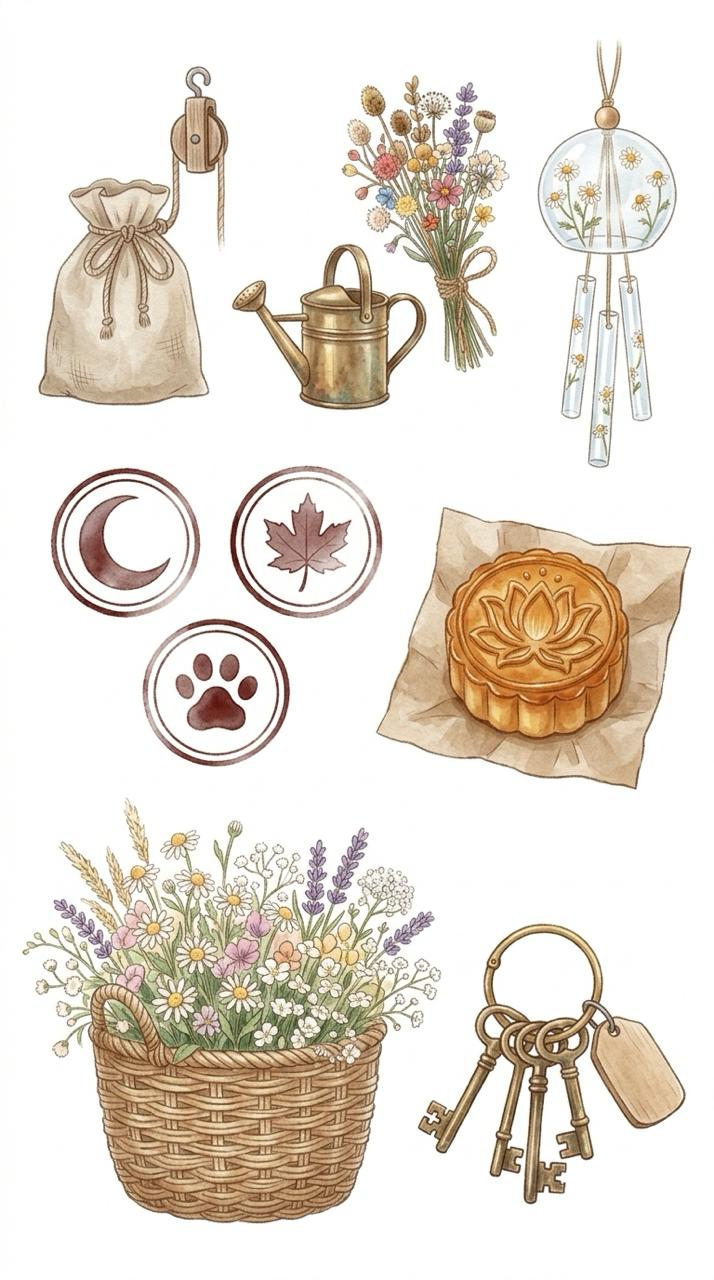
#> input picture src/sheet_florist.jpg, 714 x 1280 px, found by its file name
$ python cut_florist.py ../src/sheet_florist.jpg
#> lines starting #> are read from the running program, lines starting #| are printed output that depends on the picture; after the words box and inside, x2 and y2 are one past the last pixel; in counts of white or black regions, pixels touching at a corner belong together
"""Cut src/sheet_florist.jpg (Vi 26/11): pulley bag, watering can, dried bouquet, flower chime, 3 stamps, mooncake, flower basket, keys."""
import cv2, numpy as np, sys
from PIL import Image
G = sys.argv[1]
img = cv2.imread(f'{G}/src/sheet_florist.jpg')
#> img is the input picture: shape (1280, 714, 3); mean B, G, R 213.4, 223.3, 231.3
bg = np.median(np.concatenate([img[:5].reshape(-1, 3), img[-5:].reshape(-1, 3)]), axis=0)
#> bg = [255, 255, 255]
dist = np.linalg.norm(img.astype(float) - bg, axis=2)
near = (dist < 18).astype(np.uint8)
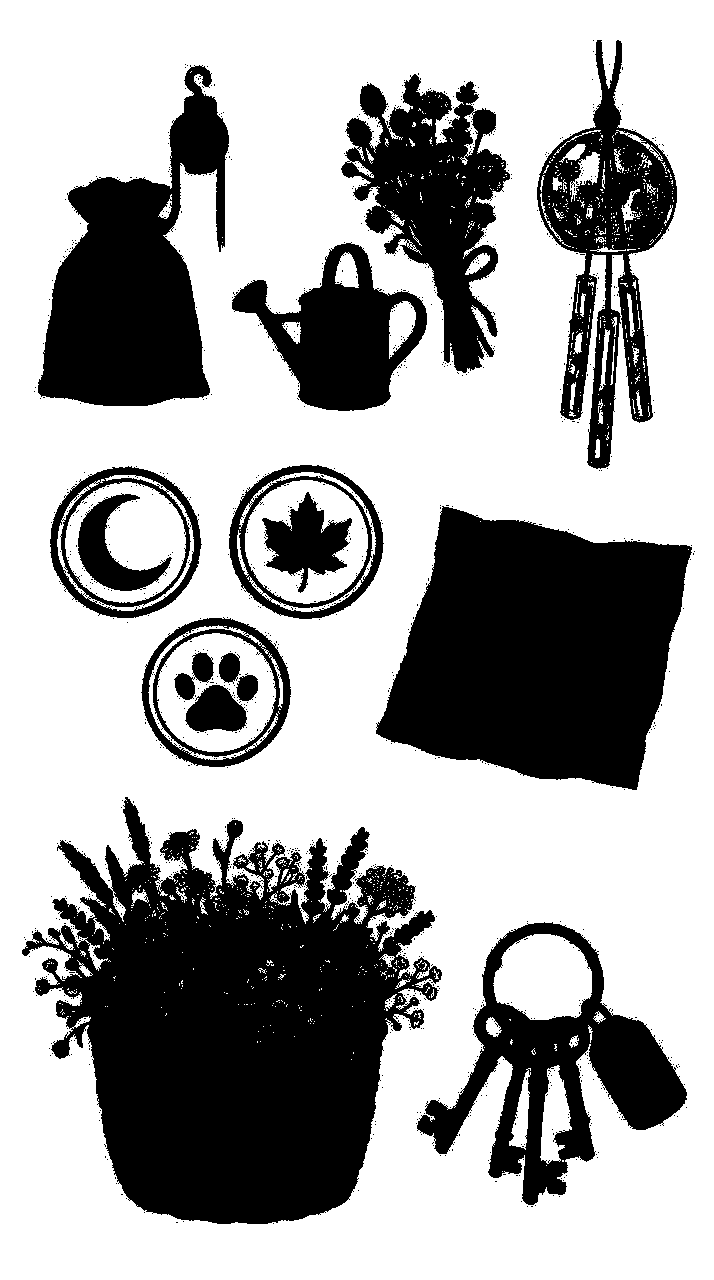
#> near: shape (1280, 714); values 0 (black) and 1 (white), 65.3% white; 1159 black regions (1143 under 20 px), largest, box (x1, y1, x2, y2) and area: (22, 797, 442, 1224) 105947, (376, 506, 692, 790) 62378, (38, 65, 229, 406) 33968
n, lab = cv2.connectedComponents(near, connectivity=4)
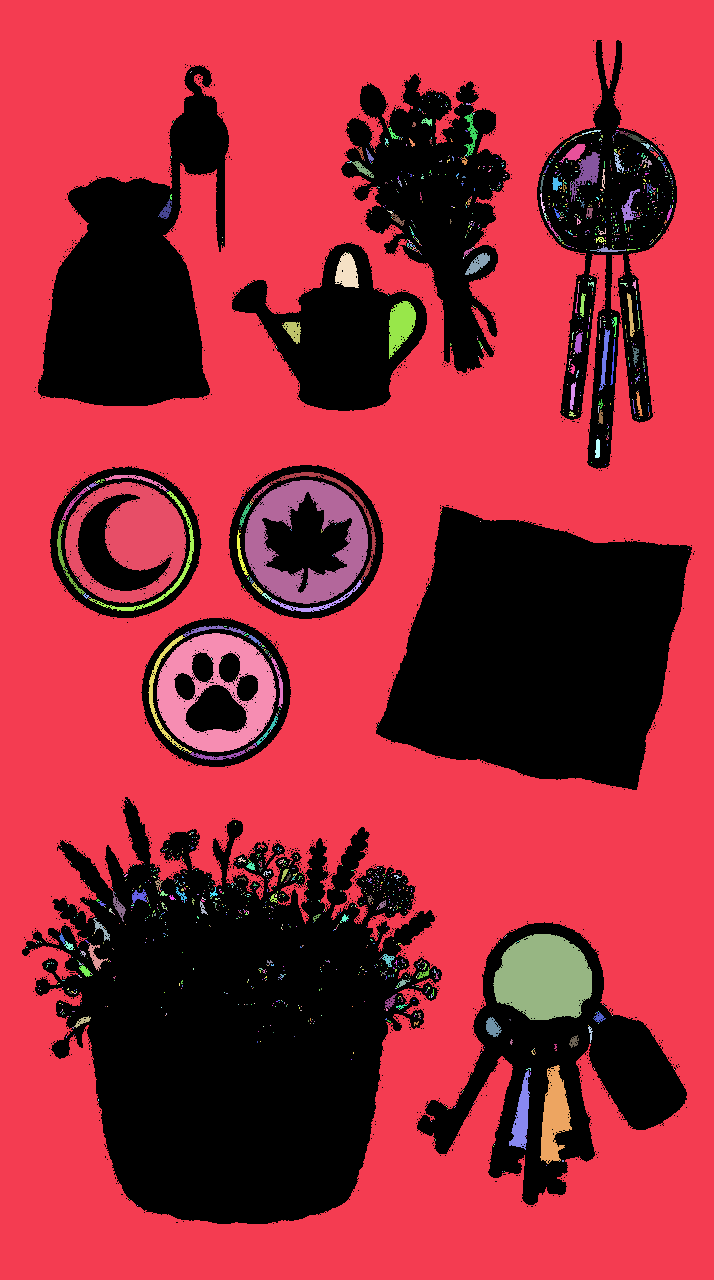
#> lab: shape (1280, 714) int32; 1704 distinct labels, from 0 to 1703; one colour per label, 0 black
#> n = 1704
border = set(np.unique(np.concatenate([lab[0], lab[-1], lab[:, 0], lab[:, -1]]))) - {0}
#> border = 1 item
fg = (~np.isin(lab, list(border))).astype(np.uint8)
#> fg: shape (1280, 714); values 0 (black) and 1 (white), 39.8% white; 805 white regions (795 under 20 px), largest, box (x1, y1, x2, y2) and area: (22, 797, 442, 1224) 108896, (376, 506, 692, 790) 62386, (417, 922, 687, 1205) 34884
fg = cv2.morphologyEx(fg, cv2.MORPH_OPEN, np.ones((3, 3), np.uint8))
#> fg: shape (1280, 714); values 0 (black) and 1 (white), 39.5% white; 11 white regions, largest, box (x1, y1, x2, y2) and area: (22, 799, 442, 1224) 108059, (376, 507, 692, 790) 62313, (417, 923, 687, 1205) 34698
edge = cv2.dilate(fg, np.ones((5, 5), np.uint8)) - cv2.erode(fg, np.ones((5, 5), np.uint8))
#> edge: shape (1280, 714); values 0 (black) and 1 (white), 7.1% white; 10 white regions, largest, box (x1, y1, x2, y2) and area: (20, 797, 444, 1226) 19962, (535, 38, 679, 470) 8476, (340, 73, 512, 375) 7875
alpha = np.where(edge > 0, fg * np.clip((dist - 6) / 30, 0, 1), fg)
grp = cv2.dilate((alpha > 0.1).astype(np.uint8), np.ones((15, 15), np.uint8))
#> grp: shape (1280, 714); values 0 (black) and 1 (white), 50.1% white; 4 black regions (2 under 20 px), largest, box (x1, y1, x2, y2) and area: (0, 0, 714, 1280) 456340, (199, 847, 208, 863) 49
n, lab, st, cent = cv2.connectedComponentsWithStats(grp)
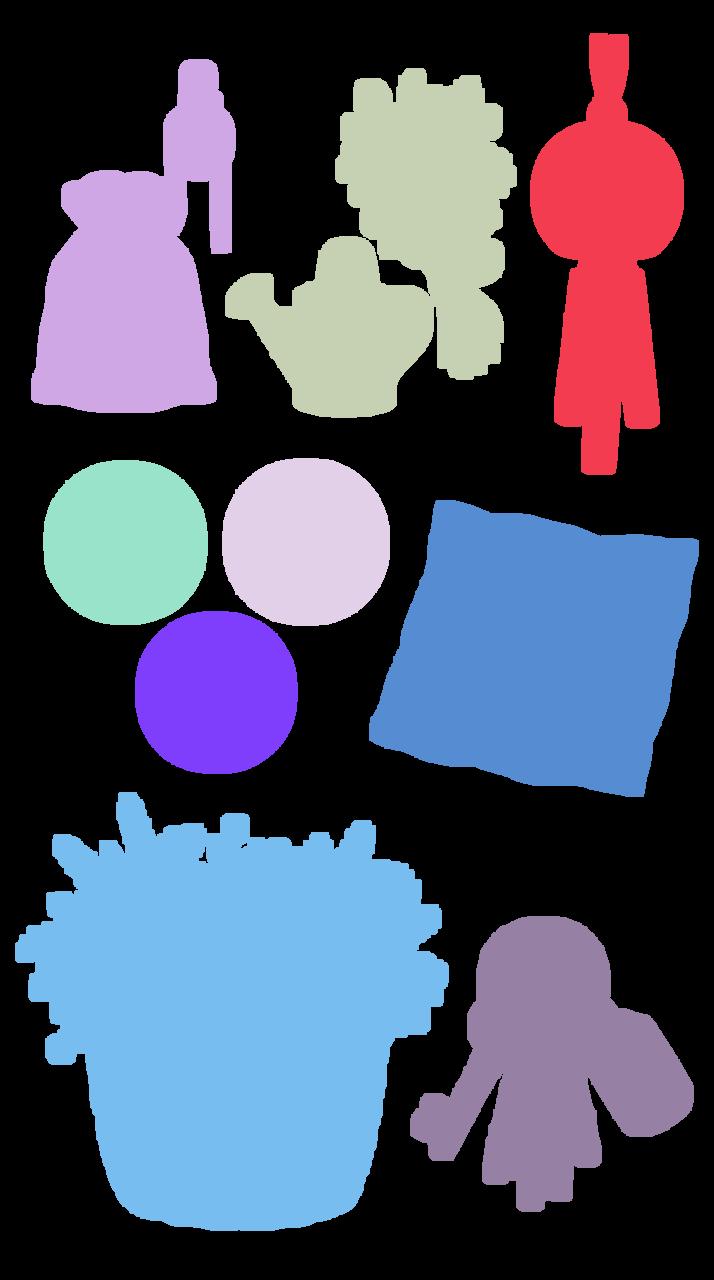
#> lab: shape (1280, 714) int32; 10 distinct labels, from 0 to 9; one colour per label, 0 black
#> n = 10; st = [[0, 0, 714, 1280, 456403], [530, 33, 154, 442, 38584], [31, 59, 205, 354, 44089], [225, 68, 292, 350, 58285], [222, 458, 168, 168, 23083], [43, 460, 165, 165, 22261], [369, 500, 330, 297, 70965], [135, 611, 163, 163, 21715], [15, 792, 434, 439, 132400], [410, 916, 284, 296, 46135]]; cent = [[359.6, 612.1], [606.3, 255.3], [139.1, 270.6], [396.6, 251.2], [305.5, 541.5], [125, 542.1], [537.6, 650], [215.8, 692], [233.4, 1011.3], [551.5, 1063.1]]
comps = [i for i in range(1, n) if st[i, cv2.CC_STAT_AREA] > 3000]
#> comps = [1, 2, 3, 4, 5, 6, 7, 8, 9]
comps.sort(key=lambda i: (int(cent[i][1] > 450) + int(cent[i][1] > 800), cent[i][0]))
print([(int(cent[i][0]), int(cent[i][1]), int(st[i, 4])) for i in comps])
#| [(139, 270, 44089), (396, 251, 58285), (606, 255, 38584), (124, 542, 22261), (215, 692, 21715), (305, 541, 23083), (537, 650, 70965), (233, 1011, 132400), (551, 1063, 46135)]
rgba = np.dstack([cv2.cvtColor(img, cv2.COLOR_BGR2RGB), (alpha * 255).astype(np.uint8)])
NAMES = ['bag', 'can', 'bouquet', 'chime_flower', 'stamp_moon', 'stamp_paw', 'stamp_leaf', 'mooncake', 'basket', 'keys']
# the watering can and the dried bouquet touch: split that blob by hand (bouquet = right of x 432 or above y 240)
yy, xx = np.mgrid[0:img.shape[0], 0:img.shape[1]]
k = comps[1]; lab[(lab == k) & ((xx >= 432) | (yy < 240) | ((yy < 265) & (xx > 385)))] = n; comps.insert(2, n)
#> after `k = comps[1]`: k = 3
#> after `lab[(lab == k) & ((xx >= 432) | (yy < 240) | (yy < 265) & (xx > 385))]`:
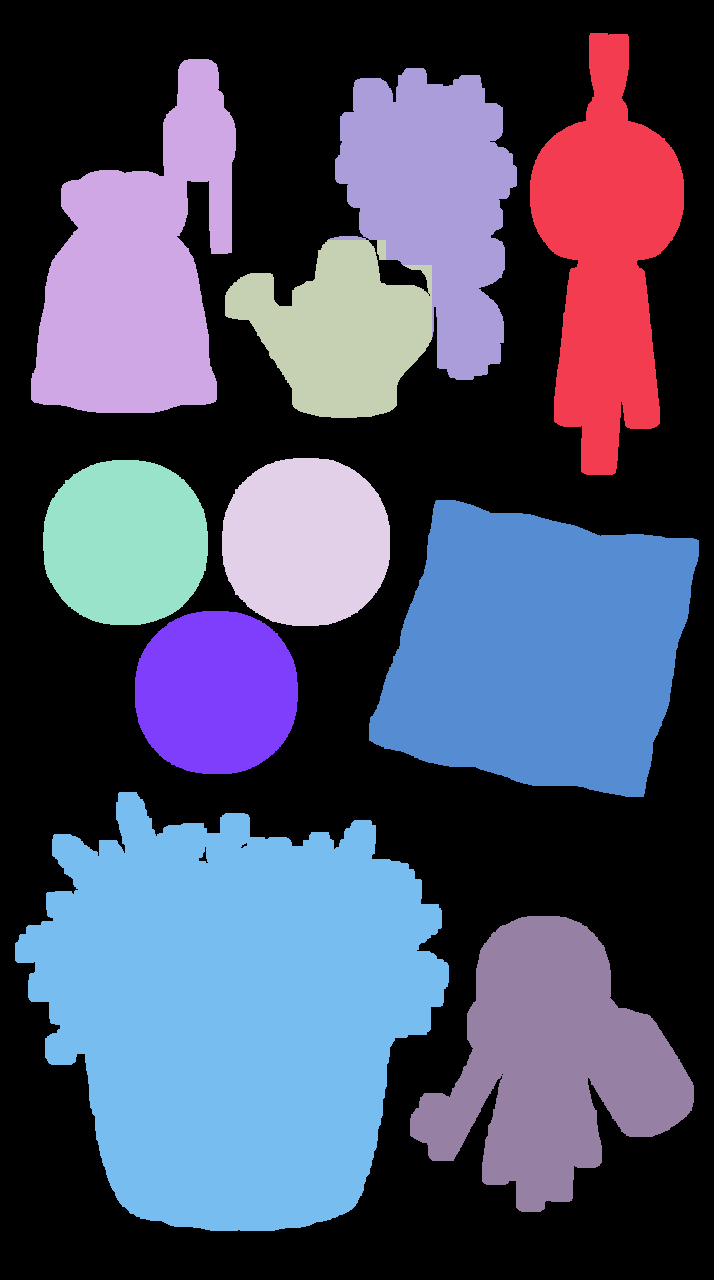
#> lab: shape (1280, 714) int32; 11 distinct labels, from 0 to 10; one colour per label, 0 black
st = np.vstack([st, st[k]]); st[n] = st[k]
#> after `st = np.vstack([st, st[k]])`: st = [[0, 0, 714, 1280, 456403], [530, 33, 154, 442, 38584], [31, 59, 205, 354, 44089], [225, 68, 292, 350, 58285], [222, 458, 168, 168, 23083], [43, 460, 165, 165, 22261], [369, 500, 330, 297, 70965], [135, 611, 163, 163, 21715], [15, 792, 434, 439, 132400], [410, 916, 284, 296, 46135], [225, 68, 292, 350, 58285]]
assert len(comps) == len(NAMES), len(comps)
for name, i in zip(NAMES, comps):
    x, y, w, h = st[i, :4]
    a = rgba[y:y + h, x:x + w].copy(); a[:, :, 3] = a[:, :, 3] * (lab[y:y + h, x:x + w] == i)
    if name in ('keys', 'can'):   # the key ring's inside shows the paper: clear enclosed paper-coloured holes
        hole = (near[y:y + h, x:x + w] > 0).astype(np.uint8); m, hl, hs, _ = cv2.connectedComponentsWithStats(hole, connectivity=4)
        for j in range(1, m):
            if hs[j, 4] > 400: a[:, :, 3][hl == j] = 0
    ys, xs = np.where(a[:, :, 3] > 20); a = a[ys.min():ys.max() + 1, xs.min():xs.max() + 1]
    Image.fromarray(a).save(f'{G}/assets/{name}.png'); print(name, a.shape[1], 'x', a.shape[0])
#> this loop made 10 passes
#> (name, i, x, y, w, h, m) on passes 2, 10: ('can', 3, 225, 68, 292, 350, 240), ('keys', 9, 410, 916, 284, 296, 93)
#> (name, i, x, y, w, h) on passes 1, 3, 4, 5, 6, 7: ('bag', 2, 31, 59, 205, 354), ('bouquet', 10, 225, 68, 292, 350), ('chime_flower', 1, 530, 33, 154, 442), ('stamp_moon', 5, 43, 460, 165, 165), ('stamp_paw', 7, 135, 611, 163, 163), ('stamp_leaf', 4, 222, 458, 168, 168)
#| bag 191 x 340
#| can 200 x 168
#| bouquet 168 x 298
#| chime_flower 140 x 428
#| stamp_moon 151 x 151
#| stamp_paw 149 x 149
#| stamp_leaf 154 x 154
#| mooncake 316 x 283
#> (further printed lines are left out)
#> pass 1, `a = a[ys.min():ys.max() + 1, xs.min():xs.max() + 1]`:
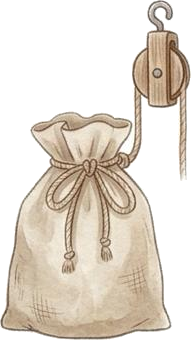
#> a: shape (340, 191, 4); mean R, G, B, A 226.2, 217.2, 205.4, 133; transparent parts drawn white
#> after the loop:
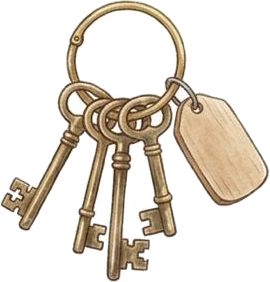
#> a: shape (282, 270, 4); mean R, G, B, A 226.8, 219.4, 209.2, 84.6; transparent parts drawn white
#> after the loop:
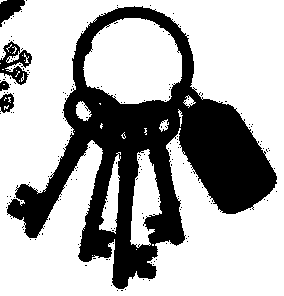
#> hole: shape (296, 284); values 0 (black) and 1 (white), 68.3% white; 183 black regions (178 under 20 px), largest, box (x1, y1, x2, y2) and area: (7, 6, 277, 289) 25138, (0, 41, 32, 85) 643, (0, 0, 25, 27) 366, (0, 93, 14, 113) 184, (0, 81, 10, 91) 70
